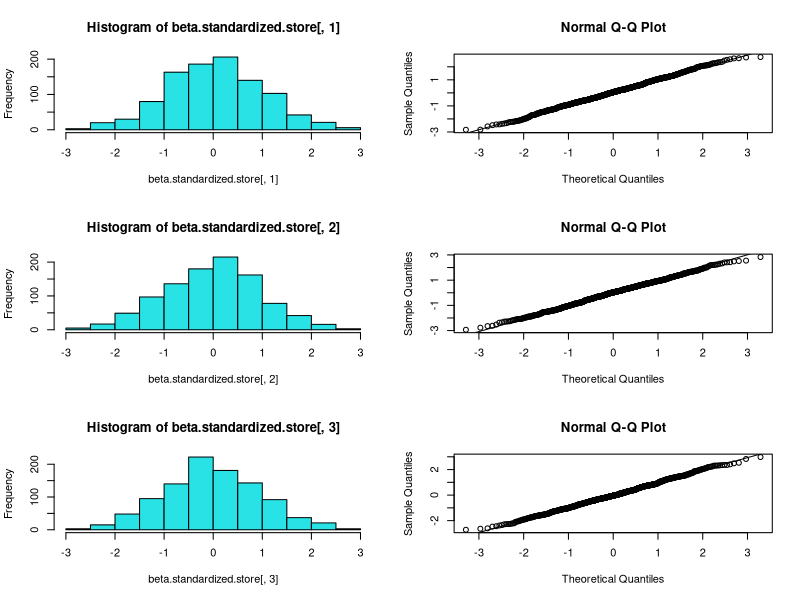

R code for this plot:
# This is a quick example program that performs a simple Monte Carlo
# experiment to illustrate the sampling distribution of the OLS
# regression coefficients.
#
# The number of beta coefficients (including an intercept) is hardcoded
# to be 3.
#
# Kevin Quinn
# 2/3/2003
#

M <- 1000         # number of Monte Carlo iterations
N <- 20           # sample size

beta.store <- matrix(NA, M, 3)  # matrix to store the beta estimates
beta.standardized.store <- matrix(NA, M, 3) # matrix to store standardized
                                            # beta estimates

# the following are the true values of beta that generate the data
beta0.true <- 25     # the intercept
beta1.true <- 75     # the coefficient on x1
beta2.true <- -5     # the coefficient on x2
sigma2     <- 25     # variance of the disturbances

# the Monte Carlo experiment begins here
for (iter in 1:M){

  # sample the data from the "population"
  x1 <- runif(N)
  x2 <- rnorm(N, mean=x1)
  epsilon <- rnorm(N, mean=0, sd=sqrt(sigma2))
  y  <- beta0.true + beta1.true*x1 + beta2.true*x2 + epsilon

  # find the least squares estimates given our sample data
  lm.out <- lm(y~x1+x2)
  beta.hat <- coef(lm.out)

  # put the least squares estimates into the storage matrix
  beta.store[iter,] <- beta.hat

  # standardize and store the least squares estimates
  X <- cbind(1,x1,x2)
  beta.var <- sigma2 * solve(crossprod(X))
  beta.sd  <- sqrt(diag(beta.var))
  beta.standardized.store[iter,] <- (beta.hat -
    c(beta0.true, beta1.true, beta2.true) )/beta.sd
  
  
  # print iteration to the screen
  if (iter %% 50 == 0){
    cat("Monte Carlo iteration = ", iter, "\n")
  }
  
}


cat("\n\n#############################################################\n")
cat(    " The least squares estimator is unbiased:\n")
cat(    "    True beta0 = ", beta0.true, "   mean of estimated beta0 = ",
    mean(beta.store[,1]), "\n")
cat(    "    True beta1 = ", beta1.true, "   mean of estimated beta1 = ",
    mean(beta.store[,2]), "\n")
cat(    "    True beta2 = ", beta2.true, "   mean of estimated beta2 = ",
    mean(beta.store[,3]), "\n")
cat("\n")
cat(" Conditional on sigma2 the betas are normally distributed:\n")
par(mfrow=c(3,2))
hist(beta.standardized.store[,1], nclass=15, col=5)
qqnorm(beta.standardized.store[,1])
qqline(beta.standardized.store[,1])
hist(beta.standardized.store[,2], nclass=15, col=5)
qqnorm(beta.standardized.store[,2])
qqline(beta.standardized.store[,2])
hist(beta.standardized.store[,3], nclass=15, col=5)
qqnorm(beta.standardized.store[,3])
qqline(beta.standardized.store[,3])
cat("#############################################################\n")
